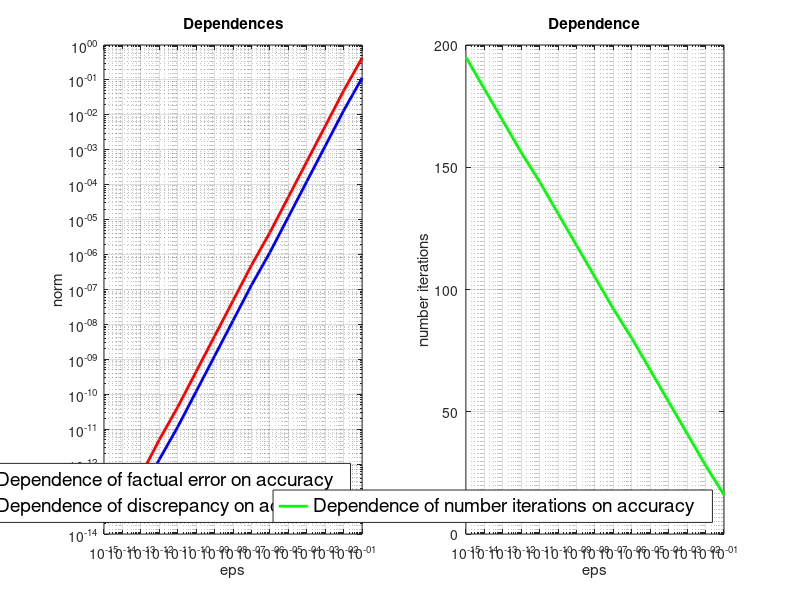

Write MATLAB code to recreate this figure.
fileID = fopen('dependence_report.txt', 'r');

output = fscanf(fileID, "%e");
fclose(fileID);

for i = 0 : 14
    epses(i + 1) = output(4 * i + 1);
    fact_error(i + 1) = output(4 * i + 2);
    discrepancy(i + 1) = output(4 * i + 3);
    number_iter(i + 1) = output(4 * i + 4);
end

figure;

subplot(1, 2, 1);
loglog(epses, fact_error, 'r', 'LineWidth', 2);
hold on;
grid on;
loglog(epses, discrepancy, 'b', 'LineWidth', 2);
title('Dependences');
xlabel('eps');
ylabel('norm');
legend('Dependence of factual error on accuracy', 'Dependence of discrepancy on accuracy', 'Location', 'southeast', 'FontSize', 14)

subplot(1, 2, 2);
semilogx(epses, number_iter, 'g', 'LineWidth', 2);
title('Dependence');
xlabel('eps');
ylabel('number iterations');
hold on;
grid on;
legend('Dependence of number iterations on accuracy', 'Location', 'southeast', 'FontSize', 14);
